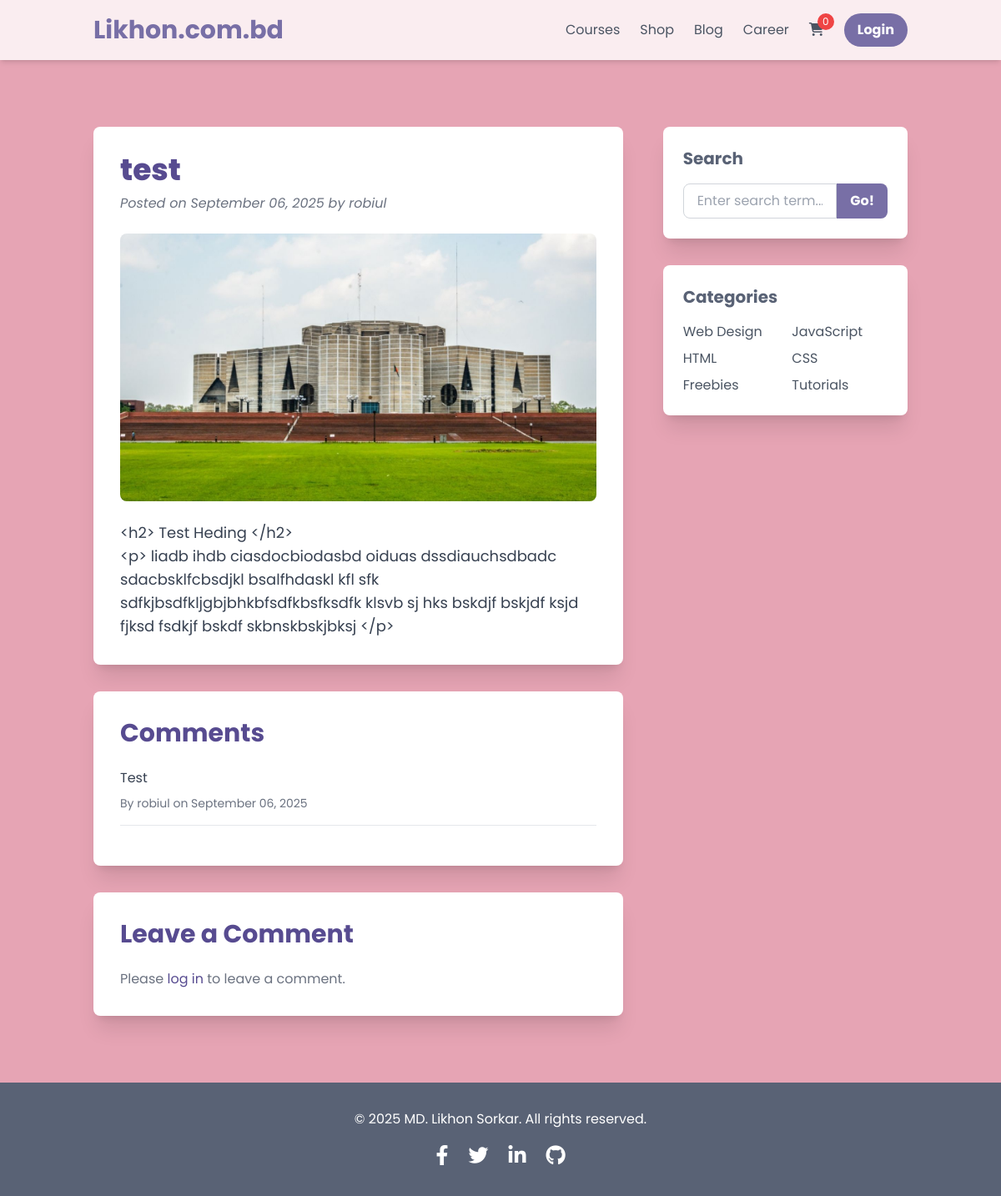
The app's page /blog/detail/test/ with its own data.
### blog/models.py (models this page shows, shortened)
class Post(models.Model):
    title = models.CharField(max_length=200)
    slug = models.SlugField(unique=True, max_length=200, blank=True)
    content = models.TextField()
    author = models.ForeignKey(User, on_delete=models.CASCADE)
    featured_image = models.ImageField(upload_to='post_images/', blank=True, null=True)
    tags = models.ManyToManyField(Tag, blank=True)
    created_at = models.DateTimeField(auto_now_add=True)
    updated_at = models.DateTimeField(auto_now=True)

class Comment(models.Model):
    post = models.ForeignKey(Post, related_name='comments', on_delete=models.CASCADE)
    author = models.ForeignKey(User, on_delete=models.CASCADE)
    content = models.TextField()
    created_at = models.DateTimeField(auto_now_add=True)

### blog/views.py (the view)
# urls.py: path('detail/<str:slug>/', blog_detail, name='blog_detail'),
def blog_detail(request, slug):
    post = get_object_or_404(Post, slug=slug)
    comments = post.comments.all().order_by('created_at')
    if request.method == 'POST':
        if not request.user.is_authenticated:
            return redirect('login')
        comment_form = CommentForm(request.POST)
        if comment_form.is_valid():
            new_comment = comment_form.save(commit=False)
            new_comment.post = post
            new_comment.author = request.user
            new_comment.save()
            return redirect('blog_detail', slug=post.slug)
    else:
        comment_form = CommentForm()
    return render(request, 'blog/article.html', {
        'post': post,
        'comments': comments,
        'comment_form': comment_form
    })

### blog/forms.py
class CommentForm(forms.ModelForm):
    class Meta:
        model = Comment
        fields = ('content',)

### blog/templates/blog/article.html (shortened to what this page needs)
{% include "header.html" %}
<main class="py-20">
    <div class="container mx-auto px-6">
        <div class="grid grid-cols-1 lg:grid-cols-3 gap-12">
            <div class="lg:col-span-2">
                <article class="bg-white rounded-lg shadow-xl p-8">
                    <header class="mb-6">
                        <h1 class="text-4xl font-extrabold text-purple-corallite mb-2">{{ post.title }}</h1>
                        <div class="text-gray-500 italic mb-4">Posted on {{ post.created_at|date:"F d, Y" }} by {{ post.author.username }}</div>
                    </header>
                    {% if post.featured_image %}
                    <figure class="mb-6"><img class="w-full rounded-lg" src="{{ post.featured_image.url }}" alt="{{ post.title }}"></figure>
                    {% endif %}
                    <section class="text-lg text-gray-700">
                        {{ post.content|linebreaks }}
                    </section>
                </article>
                <div class="bg-white rounded-lg shadow-xl p-8 mt-8">
                    <h2 class="text-3xl font-bold text-purple-corallite mb-6">Comments</h2>
                    {% if comments %}
                        {% for comment in comments %}
                        <div class="mb-4 border-b pb-4">
                            <p class="text-gray-700">{{ comment.content }}</p>
                            <div class="text-sm text-gray-500 mt-2">By {{ comment.author.username }} on {{ comment.created_at|date:"F d, Y" }}</div>
                        </div>
                        {% endfor %}
                    {% else %}
                        <p class="text-gray-500">No comments yet.</p>
                    {% endif %}
                </div>
                <div class="bg-white rounded-lg shadow-xl p-8 mt-8">
                    <h2 class="text-3xl font-bold text-purple-corallite mb-6">Leave a Comment</h2>
                    {% if user.is_authenticated %}
                    <form method="post">
                        {% csrf_token %}
                        <div class="mb-4">
                            {{ comment_form.content }}
                        </div>
                        <button type="submit" class="bg-purple-mountain-majesty hover:bg-purple-corallite text-white font-bold py-2 px-6 rounded-full transition duration-300">Submit</button>
                    </form>
                    {% else %}
                    <p class="text-gray-500">Please <a href="{% url 'login' %}" class="text-purple-corallite hover:underline">log in</a> to leave a comment.</p>
                    {% endif %}
                </div>
            </div>
            {% include "blog/sidebar.html" %}
        </div>
    </div>
</main>
{% include "footer.html" %}

### core/templates/header.html (style rules this page uses)
body { font-family: 'Poppins', sans-serif; }

### records on screen
Post: title "test", created_at "September 06, 2025", author.username "robiul", featured_image (picture), content "<h2> Test Heding </h2> <p> liadb ihdb ciasdocbiodasbd oiduas dssdiauchsdbadc sdacbsklfcbsdjkl bsalfhdaskl kfl sfk sdfkjbsdfkljgbjbhkbfsdfkbsfksdfk klsvb sj hks bskdjf bskjdf ksjd fjksd fsdkjf bskdf skbnskbskjbksj </p>"
Comment: content "Test", author.username "robiul", created_at "September 06, 2025"
